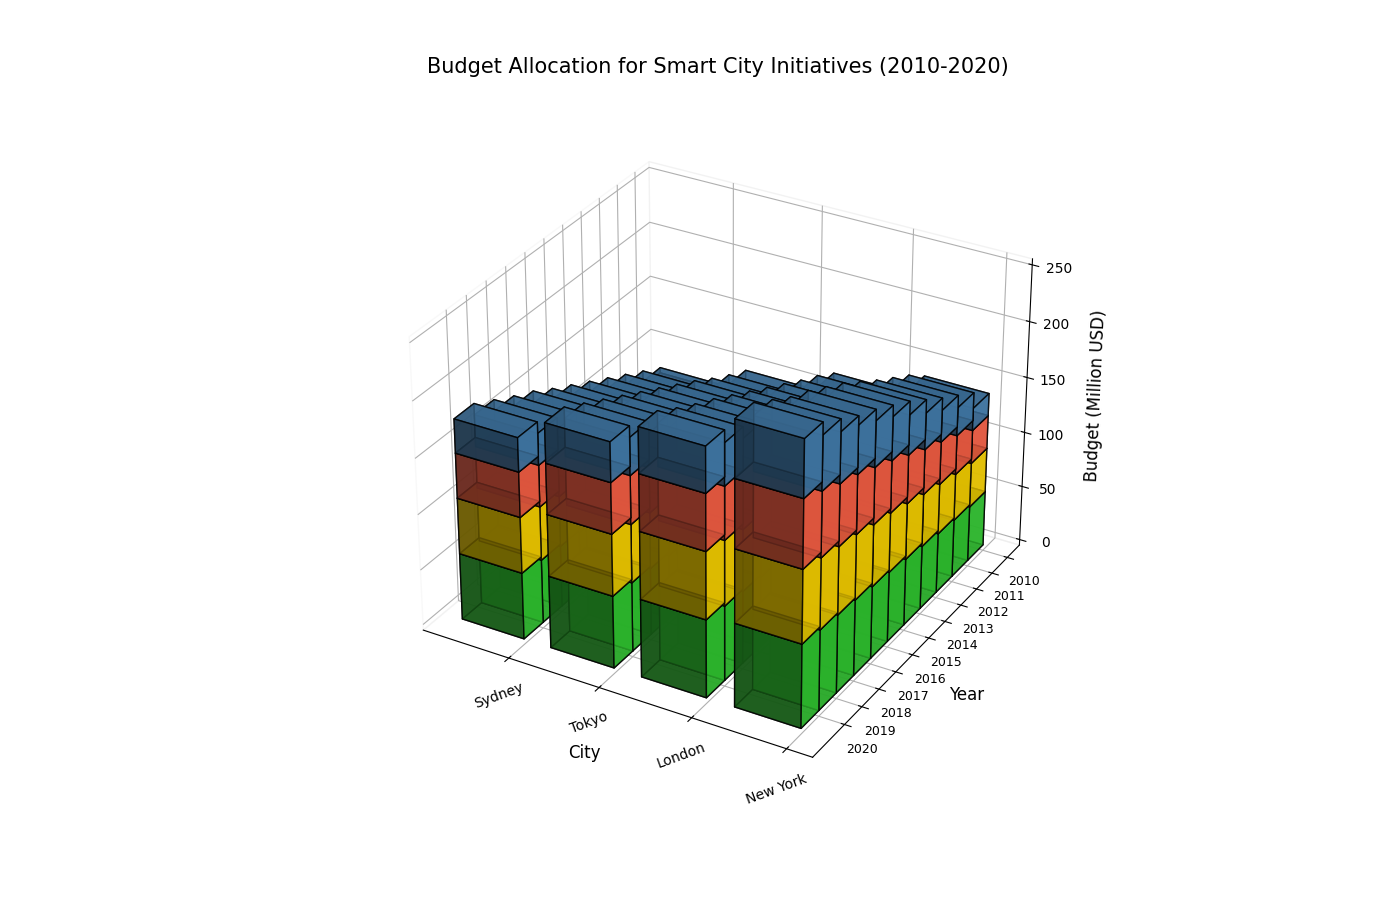

Write Python code to recreate this figure.
import matplotlib.pyplot as plt
import numpy as np
from mpl_toolkits.mplot3d import Axes3D

years = np.arange(2010, 2021)
cities = ['New York', 'London', 'Tokyo', 'Sydney']
initiatives = ['Smart Grids', 'Intelligent Transport', 'Digital Governance', 'Green Buildings']

ny_budgets = [
    [50, 40, 30, 20], [52, 42, 35, 25], [54, 45, 38, 28], [57, 47, 40, 32],
    [60, 50, 43, 35], [63, 53, 46, 38], [65, 55, 50, 40], [68, 58, 52, 42],
    [70, 60, 54, 44], [72, 63, 57, 47], [75, 65, 60, 50]
]
ldn_budgets = [
    [45, 35, 25, 15], [48, 37, 28, 18], [50, 40, 30, 20], [52, 43, 32, 23],
    [55, 45, 35, 25], [57, 48, 38, 27], [60, 50, 40, 30], [63, 53, 42, 32],
    [65, 55, 45, 34], [67, 58, 47, 37], [70, 60, 50, 40]
]
tky_budgets = [
    [40, 30, 20, 10], [42, 32, 22, 13], [45, 34, 25, 15], [47, 37, 28, 18],
    [50, 40, 30, 20], [53, 42, 32, 23], [55, 45, 35, 25], [57, 48, 37, 28],
    [60, 50, 40, 30], [62, 52, 43, 33], [65, 55, 45, 35]
]
syd_budgets = [
    [35, 25, 15, 5], [37, 28, 17, 8], [40, 30, 20, 10], [43, 32, 22, 13],
    [45, 35, 25, 15], [48, 37, 27, 18], [50, 40, 30, 20], [53, 43, 32, 23],
    [55, 45, 35, 25], [57, 48, 37, 28], [60, 50, 40, 30]
]

ny_budgets = np.array(ny_budgets)
ldn_budgets = np.array(ldn_budgets)
tky_budgets = np.array(tky_budgets)
syd_budgets = np.array(syd_budgets)

budgets = [ny_budgets, ldn_budgets, tky_budgets, syd_budgets]

colors = ['#32CD32', '#FFD700', '#FF6347', '#4682B4']

fig = plt.figure(figsize=(14, 9))
ax = fig.add_subplot(111, projection='3d')

ax.view_init(elev=30, azim=120)

for c_idx, city in enumerate(cities):
    y = np.array(years)
    for i_idx, initiative in enumerate(initiatives):
        z = np.zeros_like(years) if i_idx == 0 else np.sum(budgets[c_idx][:, :i_idx], axis=1)
        dz = budgets[c_idx][:, i_idx]
        ax.bar3d(np.array([c_idx] * len(years)), y, z, 0.7, 1, dz, color=colors[i_idx], alpha=0.8, edgecolor='k')

ax.set_title('Budget Allocation for Smart City Initiatives (2010-2020)', fontsize=15, pad=25)
ax.set_xlabel('City', fontsize=12, labelpad=10)
ax.set_ylabel('Year', fontsize=12, labelpad=10)
ax.set_zlabel('Budget (Million USD)', fontsize=12, labelpad=10)

ax.set_xticks(np.arange(len(cities)))
ax.set_xticklabels(cities, fontsize=10, rotation=20)
ax.set_yticks(years)
ax.set_yticklabels(years, fontsize=9)

# Remove legend
# Removed the following line: ax.legend(initiatives, loc='upper left', fontsize=10, title='Initiatives', bbox_to_anchor=(1.05, 1), borderaxespad=0.)

# Set grid and pane colors to be invisible
ax.xaxis.pane.fill = False
ax.yaxis.pane.fill = False
ax.zaxis.pane.fill = False

plt.tight_layout()
plt.show()
